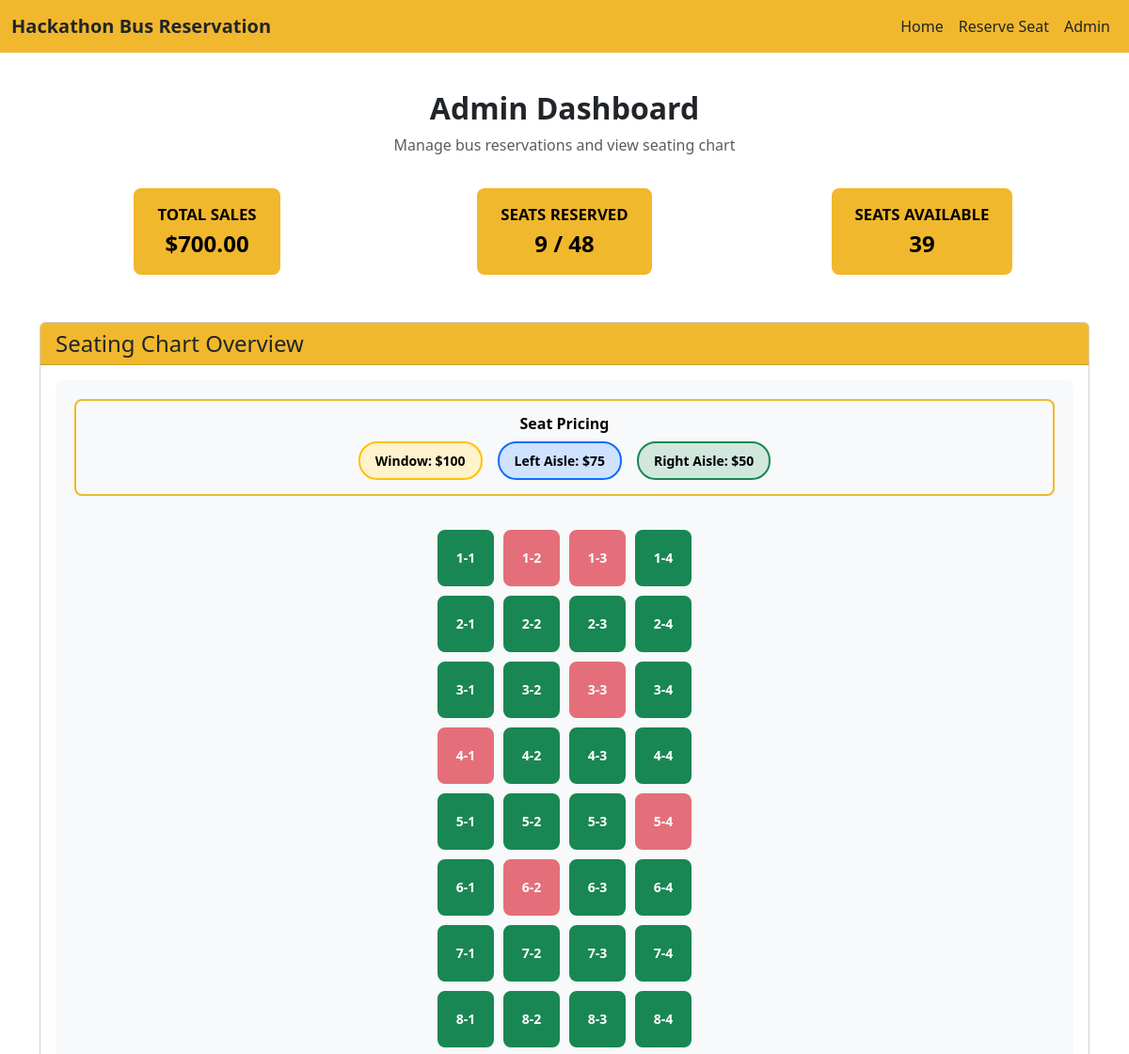
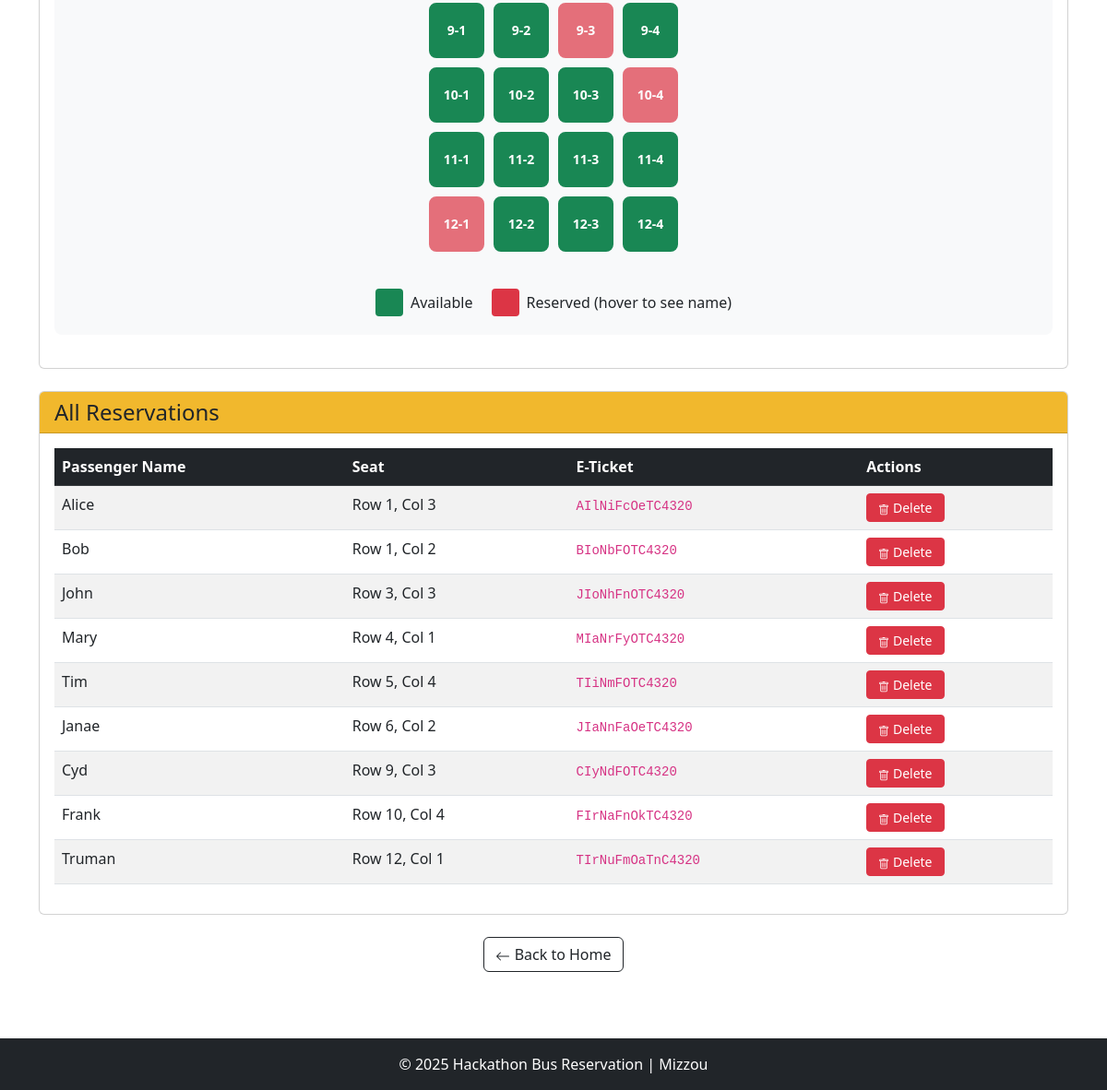
The page /admin/dashboard (signed in) on the database its author committed (2 pictures, top to bottom).
### app.py (models this page shows, shortened)
class Reservation(db.Model):
    __tablename__ = "reservations"
    id = db.Column(db.Integer, primary_key=True)
    passengerName = db.Column(db.Text, nullable=False)
    seatRow = db.Column(db.Integer, nullable=False)
    seatColumn = db.Column(db.Integer, nullable=False)
    eTicketNumber = db.Column(db.Text, nullable=False)
    created = db.Column(db.DateTime, nullable=False, default=datetime.utcnow)

### app.py (the view)
@app.route("/admin/dashboard")
def admin_dashboard():
    if not session.get("admin_logged_in"):
        flash("Please log in to access the admin dashboard.", "warning")
        return redirect(url_for("admin"))
    total_seats = 48
    reserved_count = Reservation.query.count()
    available_count = total_seats - reserved_count
    total_sales = get_total_sales()
    availability = get_seat_availability_grid()
    seat_names = get_seat_names_grid()
    reservations = Reservation.query.order_by(Reservation.created.asc()).all()
    return render_template(
        "admin_dashboard.html",
        total_sales=total_sales,
        reserved_count=reserved_count,
        total_seats=total_seats,
        available_count=available_count,
        availability=availability,
        seat_names=seat_names,
        reservations=reservations,
    )

### app.py (called while the page is built)
def get_cost_matrix():
    cost_matrix = [[100, 75, 50, 100] for row in range(12)]
    return cost_matrix

def calculate_seat_price(row, column):
    if row < 0 or row > 11:
        raise ValueError("Row must be between 0 and 11")
    if column < 0 or column > 3:
        raise ValueError("Column must be between 0 and 3")
    cost_matrix = get_cost_matrix()
    return float(cost_matrix[row][column])

def get_total_sales():
    total = 0.0
    reservations = Reservation.query.all()
    for reservation in reservations:
        price = calculate_seat_price(reservation.seatRow, reservation.seatColumn)
        total += price
    return total

def get_seat_availability_grid():
    availability = [[True for _ in range(4)] for _ in range(12)]
    reservations = Reservation.query.all()
    for reservation in reservations:
        if 0 <= reservation.seatRow <= 11 and 0 <= reservation.seatColumn <= 3:
            availability[reservation.seatRow][reservation.seatColumn] = False
    return availability

def get_seat_names_grid():
    seat_names = [[None for _ in range(4)] for _ in range(12)]
    reservations = Reservation.query.all()
    for reservation in reservations:
        if 0 <= reservation.seatRow <= 11 and 0 <= reservation.seatColumn <= 3:
            seat_names[reservation.seatRow][reservation.seatColumn] = reservation.passengerName
    return seat_names

### templates/admin_dashboard.html (shortened to what this page needs)
{% extends "base.html" %}
{% block content %}
<div class="text-center mb-4">
    <h2 class="fw-bold">Admin Dashboard</h2>
    <p class="text-muted">Manage bus reservations and view seating chart</p>
</div>
<div class="row mb-4">
    <div class="col-md-4 text-center mb-3">
        <div class="stats-badge">
            <div class="text-uppercase small">Total Sales</div>
            <div class="fs-4">
                {% if total_sales is defined %}
                    ${{ "%.2f"|format(total_sales) }}
                {% else %}
                    $0.00
                {% endif %}
            </div>
        </div>
    </div>
    <div class="col-md-4 text-center mb-3">
        <div class="stats-badge">
            <div class="text-uppercase small">Seats Reserved</div>
            <div class="fs-4">
                {% if reserved_count is defined %}
                    {{ reserved_count }} / {{ total_seats|default(48) }}
                {% else %}
                    0 / 48
                {% endif %}
            </div>
        </div>
    </div>
    <div class="col-md-4 text-center mb-3">
        <div class="stats-badge">
            <div class="text-uppercase small">Seats Available</div>
            <div class="fs-4">
                {% if available_count is defined %}
                    {{ available_count }}
                {% else %}
                    48
                {% endif %}
            </div>
        </div>
    </div>
</div>
<div class="card mb-4">
    <div class="card-header bg-mizzou-gold text-dark">
        <h4 class="mb-0">Seating Chart Overview</h4>
    </div>
    <div class="card-body">
        <div class="seating-chart-container">
            <div class="pricing-legend mb-3">
                <h6 class="text-center mb-2">Seat Pricing</h6>
                <div class="d-flex justify-content-center gap-3 flex-wrap">
                    <div class="pricing-item">
                        <span class="pricing-badge window-pricing">Window: $100</span>
                    </div>
                    <div class="pricing-item">
                        <span class="pricing-badge left-aisle-pricing">Left Aisle: $75</span>
                    </div>
                    <div class="pricing-item">
                        <span class="pricing-badge right-aisle-pricing">Right Aisle: $50</span>
                    </div>
                </div>
            </div>
            <div class="seating-chart">
                {% for row in range(1, 13) %}
                    {% for col in range(1, 5) %}
                        {% if availability is defined and availability[row-1][col-1] == False %}
                            <div class="seat seat-reserved"
                                 {% if seat_names is defined and seat_names[row-1][col-1] %}
                                 title="{{ seat_names[row-1][col-1] }}"
                                 {% endif %}>
                                {{ row }}-{{ col }}
                            </div>
                        {% else %}
                            <div class="seat seat-available">
                                {{ row }}-{{ col }}
                            </div>
                        {% endif %}
                    {% endfor %}
                {% endfor %}
            </div>
            <div class="seat-legend">
                <div class="legend-item">
                    <div class="legend-box legend-available"></div>
                    <span>Available</span>
                </div>
                <div class="legend-item">
                    <div class="legend-box legend-reserved"></div>
                    <span>Reserved (hover to see name)</span>
                </div>
            </div>
        </div>
    </div>
</div>
<div class="card">
    <div class="card-header bg-mizzou-gold text-dark">
        <h4 class="mb-0">All Reservations</h4>
    </div>
    <div class="card-body">
        {% if reservations is defined and reservations|length > 0 %}
            <div class="table-responsive">
                <table class="table table-striped table-hover">
                    <thead class="table-dark">
                        <tr>
                            <th>Passenger Name</th>
                            <th>Seat</th>
                            <th>E-Ticket</th>
                            <th class="table-actions">Actions</th>
                        </tr>
                    </thead>
                    <tbody>
                        {% for reservation in reservations %}
                            <tr>
                                <td>{{ reservation.passengerName }}</td>
                                <td>Row {{ reservation.seatRow + 1 }}, Col {{ reservation.seatColumn + 1 }}</td>
                                <td><code>{{ reservation.eTicketNumber }}</code></td>
                                <td class="table-actions">
                                    <form method="POST"
                                          action="{{ url_for('admin_delete', reservation_id=reservation.id) }}"
                                          style="display: inline;"
                                          onsubmit="return confirmDelete('{{ reservation.passengerName }}', 'Row {{ reservation.seatRow + 1 }}, Col {{ reservation.seatColumn + 1 }}');">
                                        <button type="submit" class="btn btn-danger btn-sm btn-delete">
                                            Delete
                                        </button>
                                    </form>
                                </td>
                            </tr>
                        {% endfor %}
                    </tbody>
                </table>
            </div>
        {% endif %}
    </div>
</div>
<div class="text-center mt-4">
    <a href="{{ url_for('index') }}" class="btn btn-outline-dark">
        <svg xmlns="http://www.w3.org/2000/svg" width="16" height="16" fill="currentColor" class="bi bi-arrow-left" viewBox="0 0 16 16">
            <path fill-rule="evenodd" d="M15 8a.5.5 0 0 0-.5-.5H2.707l3.147-3.146a.5.5 0 1 0-.708-.708l-4 4a.5.5 0 0 0 0 .708l4 4a.5.5 0 0 0 .708-.708L2.707 8.5H14.5A.5.5 0 0 0 15 8"/>
        </svg>
        Back to Home
    </a>
</div>
{% endblock %}

### templates/base.html (shortened to what this page needs)
<!DOCTYPE html>
<html lang="en">
<head>
    <link href="https://cdn.jsdelivr.net/npm/bootstrap@5.3.0/dist/css/bootstrap.min.css" rel="stylesheet">
    <link rel="stylesheet" href="{{ url_for('static', filename='style.css') }}">
</head>
<body>
    <nav class="navbar navbar-expand-lg navbar-dark bg-mizzou-gold">
        <div class="container-fluid">
            <a class="navbar-brand text-dark fw-bold" href="{{ url_for('index') }}">
                Hackathon Bus Reservation
            </a>
            <div class="collapse navbar-collapse" id="navbarNav">
                <ul class="navbar-nav ms-auto">
                    <li class="nav-item">
                        <a class="nav-link text-dark" href="{{ url_for('index') }}">Home</a>
                    </li>
                    <li class="nav-item">
                        <a class="nav-link text-dark" href="{{ url_for('reserve') }}">Reserve Seat</a>
                    </li>
                    <li class="nav-item">
                        <a class="nav-link text-dark" href="{{ url_for('admin') }}">Admin</a>
                    </li>
                </ul>
            </div>
        </div>
    </nav>
    <main class="container my-4">
        {% block content %}{% endblock %}
    </main>
    <footer class="bg-dark text-white text-center py-3 mt-5">
        <div class="container">
            <p class="mb-0">&copy; 2025 Hackathon Bus Reservation | Mizzou</p>
        </div>
    </footer>
</body>
</html>

### static/style.css (style rules this page uses)
:root { --mizzou-gold: #F1B82D; --mizzou-black: #000000; --seat-available: #198754; --seat-reserved: #DC3545; --seat-selected: #0D6EFD; --seat-size: 60px; }
body { min-height: 100vh; display: flex; flex-direction: column; }
main { flex: 1; }
.bg-mizzou-gold { background-color: var(--mizzou-gold) !important; }
.seating-chart-container { background: #f8f9fa; border-radius: 8px; padding: 20px; margin-bottom: 20px; }
.seating-chart { display: grid; grid-template-columns: repeat(4, var(--seat-size)); gap: 10px; justify-content: center; padding: 20px 10px; }
.seat { width: var(--seat-size); height: var(--seat-size); display: flex; align-items: center; justify-content: center; border: 2px solid; border-radius: 8px; font-weight: bold; font-size: 14px; transition: all 0.3s ease; position: relative; }
.seat-available { background-color: var(--seat-available); border-color: var(--seat-available); color: white; cursor: pointer; }
.seat-reserved { background-color: var(--seat-reserved); border-color: var(--seat-reserved); color: white; cursor: not-allowed; opacity: 0.7; }
.pricing-legend { background-color: #f8f9fa; border: 2px solid var(--mizzou-gold); border-radius: 8px; padding: 15px; margin-bottom: 20px; }
.pricing-legend h6 { color: var(--mizzou-black); margin-bottom: 10px; font-weight: 600; }
.pricing-item { display: flex; align-items: center; justify-content: center; }
.pricing-badge { display: inline-block; padding: 8px 16px; border-radius: 20px; font-weight: 600; font-size: 14px; color: var(--mizzou-black); border: 2px solid; }
.pricing-badge.window-pricing { background-color: #fff3cd; border-color: #ffc107; }
.pricing-badge.left-aisle-pricing { background-color: #cfe2ff; border-color: #0d6efd; }
.pricing-badge.right-aisle-pricing { background-color: #d1e7dd; border-color: #198754; }
.seat-legend { display: flex; justify-content: center; gap: 20px; margin-top: 20px; flex-wrap: wrap; }
.legend-item { display: flex; align-items: center; gap: 8px; }
.legend-box { width: 30px; height: 30px; border-radius: 4px; border: 2px solid; }
.legend-available { background-color: var(--seat-available); border-color: var(--seat-available); }
.legend-reserved { background-color: var(--seat-reserved); border-color: var(--seat-reserved); }
.stats-badge { background-color: var(--mizzou-gold); color: var(--mizzou-black); padding: 15px 25px; border-radius: 8px; font-weight: bold; font-size: 1.2rem; display: inline-block; margin: 10px; }
.table-actions { white-space: nowrap; }
.btn-delete { padding: 4px 12px; font-size: 14px; }

### rows shown on the page
Reservation: passengerName "Alice", reservation.seatRow+1 "1", reservation.seatColumn+1 "3", eTicketNumber "AIlNiFcOeTC4320"
Reservation: passengerName "Bob", reservation.seatRow+1 "1", reservation.seatColumn+1 "2", eTicketNumber "BIoNbFOTC4320"
Reservation: passengerName "John", reservation.seatRow+1 "3", reservation.seatColumn+1 "3", eTicketNumber "JIoNhFnOTC4320"
Reservation: passengerName "Mary", reservation.seatRow+1 "4", reservation.seatColumn+1 "1", eTicketNumber "MIaNrFyOTC4320"
Reservation: passengerName "Tim", reservation.seatRow+1 "5", reservation.seatColumn+1 "4", eTicketNumber "TIiNmFOTC4320"
Reservation: passengerName "Janae", reservation.seatRow+1 "6", reservation.seatColumn+1 "2", eTicketNumber "JIaNnFaOeTC4320"
Reservation: passengerName "Cyd", reservation.seatRow+1 "9", reservation.seatColumn+1 "3", eTicketNumber "CIyNdFOTC4320"
Reservation: passengerName "Frank", reservation.seatRow+1 "10", reservation.seatColumn+1 "4", eTicketNumber "FIrNaFnOkTC4320"
Reservation: passengerName "Truman", reservation.seatRow+1 "12", reservation.seatColumn+1 "1", eTicketNumber "TIrNuFmOaTnC4320"

### other values the page prints
{{ "%.2f"|format(total_sales) }} "700.00"
{{ reserved_count }} "9"
{{ total_seats|default(48) }} "48"
{{ available_count }} "39"
{{ row }} "1" "1" "2" "2" "2" "2" "3" "3" "3" "4" "4" "4" "5" "5" "5" "6" "6" "6" "7" "7" "7" "7" "8" "8" "8" "8" "9" "9" "9" "10" "10" "10" "11" "11" "11" "11" "12" "12" "12"
{{ col }} "1" "4" "1" "2" "3" "4" "1" "2" "4" "2" "3" "4" "1" "2" "3" "1" "3" "4" "1" "2" "3" "4" "1" "2" "3" "4" "1" "2" "4" "1" "2" "3" "1" "2" "3" "4" "2" "3" "4"
{{ row }} "1" "1" "3" "4" "5" "6" "9" "10" "12"
{{ col }} "2" "3" "3" "1" "4" "2" "3" "4" "1"
